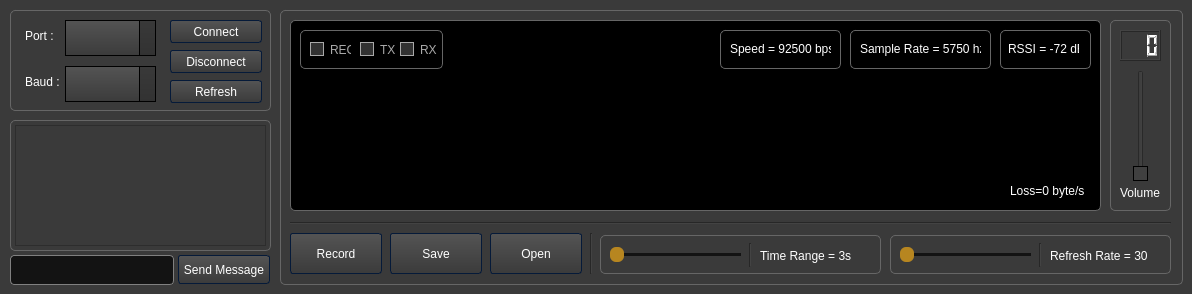
 <widget class="QMainWindow" name="MainWindow">
  <property name="geometry">
   <rect>
    <x>0</x>
    <y>0</y>
    <width>1192</width>
    <height>294</height>
   </rect>
  </property>
  <property name="windowTitle">
   <string>MainWindow</string>
  </property>
  <property name="styleSheet">
   <string notr="true">/*Copyright (c) DevSec Studio. All rights reserved.

MIT License

Permission is hereby granted, free of charge, to any person obtaining a copy
of this software and associated documentation files (the &quot;Software&quot;), to deal
in the Software without restriction, including without limitation the rights
to use, copy, modify, merge, publish, distribute, sublicense, and/or sell
copies of the Software, and to permit persons to whom the Software is
furnished to do so, subject to the following conditions:

The above copyright notice and this permission notice shall be included in all
copies or substantial portions of the Software.

THE SOFTWARE IS PROVIDED *AS IS*, WITHOUT WARRANTY OF ANY KIND, EXPRESS OR
IMPLIED, INCLUDING BUT NOT LIMITED TO THE WARRANTIES OF MERCHANTABILITY,
FITNESS FOR A PARTICULAR PURPOSE AND NONINFRINGEMENT. IN NO EVENT SHALL THE
AUTHORS OR COPYRIGHT HOLDERS BE LIABLE FOR ANY CLAIM, DAMAGES OR OTHER
LIABILITY, WHETHER IN AN ACTION OF CONTRACT, TORT OR OTHERWISE, ARISING FROM,
OUT OF OR IN CONNECTION WITH THE SOFTWARE OR THE USE OR OTHER DEALINGS IN THE SOFTWARE.
*/

/*-----QWidget-----*/
QWidget
{
	background-color: #3a3a3a;
	color: #fff;
	selection-background-color: #b78620;
	selection-color: #000;

}


/*-----QLabel-----*/
QLabel
{
	background-color: transparent;
	color: #fff;

}


/*-----QMenuBar-----*/
QMenuBar 
{
	background-color: qlineargradient(spread:repeat, x1:1, y1:0, x2:1, y2:1, stop:0 rgba(57, 57, 57, 255),stop:1 rgba(50, 50, 50, 255));
	border: 1px solid #000;
	color: #fff;

}


QMenuBar::item 
{
	background-color: transparent;

}


QMenuBar::item:selected 
{
	background-color: rgba(183, 134, 32, 20%);
	border: 1px solid #b78620;
	color: #fff;

}


QMenuBar::item:pressed 
{
	background-color: rgb(183, 134, 32);
	border: 1px solid #b78620;
	color: #fff;

}


/*-----QMenu-----*/
QMenu
{
    background-color: qlineargradient(spread:repeat, x1:1, y1:0, x2:1, y2:1, stop:0 rgba(57, 57, 57, 255),stop:1 rgba(50, 50, 50, 255));
    border: 1px solid #222;
    padding: 4px;
	color: #fff;

}


QMenu::item
{
    background-color: transparent;
    padding: 2px 20px 2px 20px;

}


QMenu::separator
{
   	background-color: rgb(183, 134, 32);
	height: 1px;

}


QMenu::item:disabled
{
    color: #555;
    background-color: transparent;
    padding: 2px 20px 2px 20px;

}


QMenu::item:selected
{
	background-color: rgba(183, 134, 32, 20%);
	border: 1px solid #b78620;
	color: #fff;

}


/*-----QToolBar-----*/
QToolBar
{
	background-color: qlineargradient(spread:repeat, x1:1, y1:0, x2:1, y2:1, stop:0 rgba(69, 69, 69, 255),stop:1 rgba(58, 58, 58, 255));
	border-top: none;
	border-bottom: 1px solid #4f4f4f;
	border-left: 1px solid #4f4f4f;
	border-right: 1px solid #4f4f4f;

}


QToolBar::separator
{
	background-color: #2e2e2e;
	width: 1px;

}


/*-----QToolButton-----*/
QToolButton 
{
	background-color: transparent;
	color: #fff;
	padding: 5px;
	padding-left: 8px;
	padding-right: 8px;
	margin-left: 1px;
}


QToolButton:hover
{
	background-color: rgba(183, 134, 32, 20%);
	border: 1px solid #b78620;
	color: #fff;
	
}


QToolButton:pressed
{
	background-color: qlineargradient(spread:repeat, x1:1, y1:0, x2:1, y2:1, stop:0 rgba(57, 57, 57, 255),stop:1 rgba(50, 50, 50, 255));
	border: 1px solid #b78620;

}


QToolButton:checked
{
	background-color: qlineargradient(spread:repeat, x1:1, y1:0, x2:1, y2:1, stop:0 rgba(57, 57, 57, 255),stop:1 rgba(50, 50, 50, 255));
	border: 1px solid #222;
}


/*-----QPushButton-----*/
QPushButton
{
	background-color: qlineargradient(spread:repeat, x1:1, y1:0, x2:1, y2:1, stop:0 rgba(84, 84, 84, 255),stop:1 rgba(59, 59, 59, 255));
	color: #ffffff;
	min-width: 80px;
	border-style: solid;
	border-width: 1px;
	border-radius: 3px;
	border-color: #051a39;
	padding: 5px;

}


QPushButton::flat
{
	background-color: transparent;
	border: none;
	color: #fff;

}


QPushButton::disabled
{
	background-color: #404040;
	color: #656565;
	border-color: #051a39;

}


QPushButton::hover
{
	background-color: rgba(183, 134, 32, 20%);
	border: 1px solid #b78620;

}


QPushButton::pressed
{
	background-color: qlineargradient(spread:repeat, x1:1, y1:0, x2:1, y2:1, stop:0 rgba(74, 74, 74, 255),stop:1 rgba(49, 49, 49, 255));
	border: 1px solid #b78620;

}


QPushButton::checked
{
	background-color: qlineargradient(spread:repeat, x1:1, y1:0, x2:1, y2:1, stop:0 rgba(74, 74, 74, 255),stop:1 rgba(49, 49, 49, 255));
	border: 1px solid #222;

}


/*-----QLineEdit-----*/
QLineEdit
{
	background-color: #131313;
	color : #eee;
	border: 1px solid #343434;
	border-radius: 2px;
	padding: 3px;
	padding-left: 5px;

}


/*-----QPlainTExtEdit-----*/
QPlainTextEdit
{
	background-color: #131313;
	color : #eee;
	border: 1px solid #343434;
	border-radius: 2px;
	padding: 3px;
	padding-left: 5px;

}


/*-----QTabBar-----*/
QTabBar::tab
{
	background-color: qlineargradient(spread:repeat, x1:1, y1:0, x2:1, y2:1, stop:0 rgba(84, 84, 84, 255),stop:1 rgba(59, 59, 59, 255));
	color: #ffffff;
	border-style: solid;
	border-width: 1px;
	border-color: #666;
	border-bottom: none;
	padding: 5px;
	padding-left: 15px;
	padding-right: 15px;

}


QTabWidget::pane 
{
	background-color: red;
	border: 1px solid #666;
	top: 1px;

}


QTabBar::tab:last
{
	margin-right: 0; 

}


QTabBar::tab:first:!selected
{
	background-color: #0c0c0d;
	margin-left: 0px;

}


QTabBar::tab:!selected
{
	color: #b1b1b1;
	border-bottom-style: solid;
	background-color: #0c0c0d;

}


QTabBar::tab:selected
{
	margin-bottom: 0px;

}


QTabBar::tab:!selected:hover
{
	border-top-color: #b78620;

}


/*-----QComboBox-----*/
QComboBox
{
    background-color: qlineargradient(spread:repeat, x1:1, y1:0, x2:1, y2:1, stop:0 rgba(84, 84, 84, 255),stop:1 rgba(59, 59, 59, 255));
    border: 1px solid #000;
    padding-left: 6px;
    color: #ffffff;
    height: 20px;

}


QComboBox::disabled
{
	background-color: #404040;
	color: #656565;
	border-color: #051a39;

}


QComboBox:on
{
    background-color: #b78620;
	color: #000;

}


QComboBox QAbstractItemView
{
    background-color: #383838;
    color: #ffffff;
    border: 1px solid black;
    selection-background-color: #b78620;
    outline: 0;

}


QComboBox::drop-down
{
	background-color: qlineargradient(spread:repeat, x1:1, y1:0, x2:1, y2:1, stop:0 rgba(57, 57, 57, 255),stop:1 rgba(50, 50, 50, 255));
    subcontrol-origin: padding;
    subcontrol-position: top right;
    width: 15px;
    border-left-width: 1px;
    border-left-color: black;
    border-left-style: solid; 

}


QComboBox::down-arrow
{
    image: url(://arrow-down.png);
    width: 8px;
    height: 8px;
}


/*-----QSpinBox &amp; QDateTimeEdit-----*/
QSpinBox,
QDateTimeEdit 
{
    background-color: #131313;
	color : #eee;
	border: 1px solid #343434;
	padding: 3px;
	padding-left: 5px;
    border-radius : 2px;

}


QSpinBox::up-button, 
QDateTimeEdit::up-button
{
	border-top-right-radius:2px;
	background-color: #777777;
    width: 16px; 
    border-width: 1px;

}


QSpinBox::up-button:hover, 
QDateTimeEdit::up-button:hover
{
	background-color: #585858;

}


QSpinBox::up-button:pressed, 
QDateTimeEdit::up-button:pressed
{
	background-color: #252525;
    width: 16px; 
    border-width: 1px;

}


QSpinBox::up-arrow,
QDateTimeEdit::up-arrow
{
    image: url(://arrow-up.png);
    width: 7px;
    height: 7px;

}


QSpinBox::down-button, 
QDateTimeEdit::down-button
{
	border-bottom-right-radius:2px;
	background-color: #777777;
    width: 16px; 
    border-width: 1px;

}


QSpinBox::down-button:hover, 
QDateTimeEdit::down-button:hover
{
	background-color: #585858;

}


QSpinBox::down-button:pressed, 
QDateTimeEdit::down-button:pressed
{
	background-color: #252525;
    width: 16px; 
    border-width: 1px;

}


QSpinBox::down-arrow,
QDateTimeEdit::down-arrow
{
    image: url(://arrow-down.png);
    width: 7px;
    height: 7px;

}


/*-----QGroupBox-----*/
QGroupBox 
{
    border: 1px solid;
    border-color: #666666;
	border-radius: 5px;
    margin-top: 20px;

}


QGroupBox::title  
{
    background-color: transparent;
    color: #eee;
    subcontrol-origin: margin;
    padding: 5px;
	border-top-left-radius: 3px;
	border-top-right-radius: 3px;

}


/*-----QHeaderView-----*/
QHeaderView::section
{
    background-color: qlineargradient(spread:repeat, x1:1, y1:0, x2:1, y2:1, stop:0 rgba(60, 60, 60, 255),stop:1 rgba(50, 50, 50, 255));
	border: 1px solid #000;
    color: #fff;
    text-align: left;
	padding: 4px;
	
}


QHeaderView::section:disabled
{
    background-color: #525251;
    color: #656565;

}


QHeaderView::section:checked
{
    background-color: qlineargradient(spread:repeat, x1:1, y1:0, x2:1, y2:1, stop:0 rgba(60, 60, 60, 255),stop:1 rgba(50, 50, 50, 255));
    color: #fff;

}


QHeaderView::section::vertical::first,
QHeaderView::section::vertical::only-one
{
    border-top: 1px solid #353635;

}


QHeaderView::section::vertical
{
    border-top: 1px solid #353635;

}


QHeaderView::section::horizontal::first,
QHeaderView::section::horizontal::only-one
{
    border-left: 1px solid #353635;

}


QHeaderView::section::horizontal
{
    border-left: 1px solid #353635;

}


QTableCornerButton::section
{
    background-color: qlineargradient(spread:repeat, x1:1, y1:0, x2:1, y2:1, stop:0 rgba(60, 60, 60, 255),stop:1 rgba(50, 50, 50, 255));
	border: 1px solid #000;
    color: #fff;

}


/*-----QTreeWidget-----*/
QTreeView
{
	show-decoration-selected: 1;
	alternate-background-color: #3a3a3a;
	selection-color: #fff;
	background-color: #2d2d2d;
	border: 1px solid gray;
	padding-top : 5px;
	color: #fff;
	font: 8pt;

}


QTreeView::item:selected
{
	color:#fff;
	background-color: #b78620;
	border-radius: 0px;

}


QTreeView::item:!selected:hover
{
    background-color: #262626;
    border: none;
    color: white;

}


QTreeView::branch:has-children:!has-siblings:closed,
QTreeView::branch:closed:has-children:has-siblings 
{
	image: url(://tree-closed.png);

}


QTreeView::branch:open:has-children:!has-siblings,
QTreeView::branch:open:has-children:has-siblings  
{
	image: url(://tree-open.png);

}


/*-----QListView-----*/
QListView 
{
	background-color: qlineargradient(spread:repeat, x1:1, y1:0, x2:1, y2:1, stop:0 rgba(83, 83, 83, 255),stop:0.293269 rgba(81, 81, 81, 255),stop:0.634615 rgba(79, 79, 79, 255),stop:1 rgba(83, 83, 83, 255));
    border : none;
    color: white;
    show-decoration-selected: 1; 
    outline: 0;
	border: 1px solid gray;

}


QListView::disabled 
{
	background-color: #656565;
	color: #1b1b1b;
    border: 1px solid #656565;

}


QListView::item 
{
	background-color: #2d2d2d;
    padding: 1px;

}


QListView::item:alternate 
{
    background-color: #3a3a3a;

}


QListView::item:selected 
{
	background-color: #b78620;
	border: 1px solid #b78620;
	color: #fff;

}


QListView::item:selected:!active 
{
	background-color: #b78620;
	border: 1px solid #b78620;
	color: #fff;

}


QListView::item:selected:active 
{
	background-color: #b78620;
	border: 1px solid #b78620;
	color: #fff;

}


QListView::item:hover {
    background-color: #262626;
    border: none;
    color: white;

}


/*-----QCheckBox-----*/
/*-----QCheckBox-----*/
QCheckBox {
  background-color: transparent;
  color: darkgray;
  border: none;
}

QCheckBox::indicator {
  background-color: #323232;
  border: 1px solid darkgray;
  width: 12px;
  height: 12px;
}

QCheckBox::indicator:checked {
  image: url(&quot;./ressources/check.png&quot;);
  background-color: #5bb450;
  border: 1px solid #3a546e;
}

QCheckBox::indicator:unchecked:hover {
  border: 1px solid lightgray;
}

QCheckBox::disabled {
  color: lightgray;
}

QCheckBox::indicator:disabled {
  background-color: #5bb450;
  color: #5bb450;
  border: 1px solid #656565;
}

QCheckBox::indicator:disabled[color=&quot;idle&quot;] {
  background-color: #5bb450;
  color: #5bb450;
  border: 1px solid #656565;
}

QCheckBox::indicator:disabled[color=&quot;init&quot;] {
  background-color: #5b9efe;
  color: #5b9efe;
  border: 1px solid #656565;
}

QCheckBox::indicator:disabled[color=&quot;txrx&quot;] {
  background-color: #ed2939;
  color: #ed2939;
  border: 1px solid #656565;
}


/*-----QRadioButton-----*/
QRadioButton 
{
	color: lightgray;
	background-color: transparent;

}


QRadioButton::indicator::unchecked:hover 
{
	background-color: lightgray;
	border: 2px solid #b78620;
	border-radius: 6px;
}


QRadioButton::indicator::checked 
{
	border: 2px solid #b78620;
	border-radius: 6px;
	background-color: rgba(183,134,32,20%);  
	width: 9px; 
	height: 9px; 

}


/*-----QSlider-----*/
QSlider::groove:horizontal 
{
	background-color: transparent;
	height: 3px;

}


QSlider::sub-page:horizontal 
{
	background-color: #b78620;

}


QSlider::add-page:horizontal 
{
	background-color: #131313;

}


QSlider::handle:horizontal 
{
	background-color: #b78620;
	width: 14px;
	margin-top: -6px;
	margin-bottom: -6px;
	border-radius: 6px;

}


QSlider::handle:horizontal:hover 
{
	background-color: #d89e25;
	border-radius: 6px;

}


QSlider::sub-page:horizontal:disabled 
{
	background-color: #bbb;
	border-color: #999;

}


QSlider::add-page:horizontal:disabled 
{
	background-color: #eee;
	border-color: #999;

}


QSlider::handle:horizontal:disabled 
{
	background-color: #eee;
	border: 1px solid #aaa;
	border-radius: 3px;

}


/*-----QScrollBar-----*/
QScrollBar:horizontal
{
    border: 1px solid #222222;
    background-color: #3d3d3d;
    height: 15px;
    margin: 0px 16px 0 16px;

}


QScrollBar::handle:horizontal
{
	background-color: qlineargradient(spread:repeat, x1:1, y1:0, x2:1, y2:1, stop:0 rgba(97, 97, 97, 255),stop:1 rgba(90, 90, 90, 255));
	border: 1px solid #2d2d2d;
    min-height: 20px;

}


QScrollBar::add-line:horizontal
{
	background-color: qlineargradient(spread:repeat, x1:1, y1:0, x2:1, y2:1, stop:0 rgba(97, 97, 97, 255),stop:1 rgba(90, 90, 90, 255));
	border: 1px solid #2d2d2d;
    width: 15px;
    subcontrol-position: right;
    subcontrol-origin: margin;

}


QScrollBar::sub-line:horizontal
{
	background-color: qlineargradient(spread:repeat, x1:1, y1:0, x2:1, y2:1, stop:0 rgba(97, 97, 97, 255),stop:1 rgba(90, 90, 90, 255));
	border: 1px solid #2d2d2d;
    width: 15px;
    subcontrol-position: left;
    subcontrol-origin: margin;

}


QScrollBar::right-arrow:horizontal
{
    image: url(://arrow-right.png);
    width: 6px;
    height: 6px;

}


QScrollBar::left-arrow:horizontal
{
    image: url(://arrow-left.png);
    width: 6px;
    height: 6px;

}


QScrollBar::add-page:horizontal, QScrollBar::sub-page:horizontal
{
    background: none;

}


QScrollBar:vertical
{
    background-color: #3d3d3d;
    width: 16px;
	border: 1px solid #2d2d2d;
    margin: 16px 0px 16px 0px;

}


QScrollBar::handle:vertical
{
    background-color: qlineargradient(spread:repeat, x1:1, y1:0, x2:1, y2:1, stop:0 rgba(97, 97, 97, 255),stop:1 rgba(90, 90, 90, 255));
	border: 1px solid #2d2d2d;
    min-height: 20px;

}


QScrollBar::add-line:vertical
{
	background-color: qlineargradient(spread:repeat, x1:1, y1:0, x2:1, y2:1, stop:0 rgba(97, 97, 97, 255),stop:1 rgba(90, 90, 90, 255));
	border: 1px solid #2d2d2d;
    height: 15px;
    subcontrol-position: bottom;
    subcontrol-origin: margin;

}


QScrollBar::sub-line:vertical
{
	background-color: qlineargradient(spread:repeat, x1:1, y1:0, x2:1, y2:1, stop:0 rgba(97, 97, 97, 255),stop:1 rgba(90, 90, 90, 255));
	border: 1px solid #2d2d2d;
    height: 15px;
    subcontrol-position: top;
    subcontrol-origin: margin;

}


QScrollBar::up-arrow:vertical
{
    image: url(://arrow-up.png);
    width: 6px;
    height: 6px;

}


QScrollBar::down-arrow:vertical
{
    image: url(://arrow-down.png);
    width: 6px;
    height: 6px;

}


QScrollBar::add-page:vertical, QScrollBar::sub-page:vertical
{
    background: none;

}


/*-----QProgressBar-----*/
QProgressBar
{
    border: 1px solid #666666;
    text-align: center;
	color: #000;
	font-weight: bold;

}


QProgressBar::chunk
{
    background-color: #b78620;
    width: 30px;
    margin: 0.5px;

}

</string>
  </property>
  <widget class="QWidget" name="centralwidget">
   <widget class="QGroupBox" name="device_control">
    <property name="geometry">
     <rect>
      <x>10</x>
      <y>-10</y>
      <width>261</width>
      <height>121</height>
     </rect>
    </property>
    <property name="title">
     <string/>
    </property>
    <widget class="QLabel" name="part_title_arayuz">
     <property name="geometry">
      <rect>
       <x>15</x>
       <y>30</y>
       <width>49</width>
       <height>31</height>
      </rect>
     </property>
     <property name="text">
      <string>Port :</string>
     </property>
    </widget>
    <widget class="QLabel" name="baud_rate">
     <property name="geometry">
      <rect>
       <x>15</x>
       <y>76</y>
       <width>49</width>
       <height>31</height>
      </rect>
     </property>
     <property name="text">
      <string>Baud :</string>
     </property>
    </widget>
    <widget class="QComboBox" name="port_selection">
     <property name="geometry">
      <rect>
       <x>55</x>
       <y>30</y>
       <width>91</width>
       <height>36</height>
      </rect>
     </property>
    </widget>
    <widget class="QComboBox" name="baudrate_selection">
     <property name="geometry">
      <rect>
       <x>55</x>
       <y>76</y>
       <width>91</width>
       <height>36</height>
      </rect>
     </property>
    </widget>
    <widget class="QPushButton" name="connect_b">
     <property name="geometry">
      <rect>
       <x>160</x>
       <y>30</y>
       <width>92</width>
       <height>23</height>
      </rect>
     </property>
     <property name="text">
      <string>Connect</string>
     </property>
    </widget>
    <widget class="QPushButton" name="disconnect_b">
     <property name="geometry">
      <rect>
       <x>160</x>
       <y>60</y>
       <width>92</width>
       <height>23</height>
      </rect>
     </property>
     <property name="text">
      <string>Disconnect</string>
     </property>
    </widget>
    <widget class="QPushButton" name="refresh_b">
     <property name="geometry">
      <rect>
       <x>160</x>
       <y>90</y>
       <width>92</width>
       <height>23</height>
      </rect>
     </property>
     <property name="text">
      <string>Refresh</string>
     </property>
    </widget>
   </widget>
   <widget class="QGroupBox" name="audio_control">
    <property name="geometry">
     <rect>
      <x>280</x>
      <y>-10</y>
      <width>903</width>
      <height>295</height>
     </rect>
    </property>
    <property name="title">
     <string/>
    </property>
    <widget class="QGroupBox" name="device_control_3">
     <property name="geometry">
      <rect>
       <x>10</x>
       <y>10</y>
       <width>811</width>
       <height>211</height>
      </rect>
     </property>
     <property name="styleSheet">
      <string notr="true">background-color: black</string>
     </property>
     <property name="title">
      <string/>
     </property>
     <widget class="PlotWidget" name="audio_graph">
      <property name="geometry">
       <rect>
        <x>2</x>
        <y>84</y>
        <width>807</width>
        <height>121</height>
       </rect>
      </property>
     </widget>
     <widget class="QGroupBox" name="device_control_9">
      <property name="geometry">
       <rect>
        <x>10</x>
        <y>10</y>
        <width>143</width>
        <height>59</height>
       </rect>
      </property>
      <property name="styleSheet">
       <string notr="true">background-color: black</string>
      </property>
      <property name="title">
       <string/>
      </property>
      <widget class="QCheckBox" name="TX_c">
       <property name="geometry">
        <rect>
         <x>60</x>
         <y>31</y>
         <width>70</width>
         <height>17</height>
        </rect>
       </property>
       <property name="text">
        <string>TX</string>
       </property>
      </widget>
      <widget class="QCheckBox" name="RX_c">
       <property name="enabled">
        <bool>true</bool>
       </property>
       <property name="geometry">
        <rect>
         <x>100</x>
         <y>31</y>
         <width>41</width>
         <height>17</height>
        </rect>
       </property>
       <property name="text">
        <string>RX</string>
       </property>
       <property name="checkable">
        <bool>true</bool>
       </property>
       <property name="checked">
        <bool>false</bool>
       </property>
      </widget>
      <widget class="QCheckBox" name="Rec_c">
       <property name="geometry">
        <rect>
         <x>10</x>
         <y>31</y>
         <width>41</width>
         <height>17</height>
        </rect>
       </property>
       <property name="text">
        <string>REC</string>
       </property>
      </widget>
     </widget>
     <widget class="QGroupBox" name="device_control_6">
      <property name="geometry">
       <rect>
        <x>430</x>
        <y>10</y>
        <width>121</width>
        <height>59</height>
       </rect>
      </property>
      <property name="title">
       <string/>
      </property>
      <widget class="QLabel" name="speed_text">
       <property name="geometry">
        <rect>
         <x>10</x>
         <y>28</y>
         <width>101</width>
         <height>21</height>
        </rect>
       </property>
       <property name="text">
        <string>Speed = 92500 bps</string>
       </property>
      </widget>
     </widget>
     <widget class="QGroupBox" name="device_control_8">
      <property name="geometry">
       <rect>
        <x>560</x>
        <y>10</y>
        <width>141</width>
        <height>59</height>
       </rect>
      </property>
      <property name="title">
       <string/>
      </property>
      <widget class="QLabel" name="samplerate_text">
       <property name="geometry">
        <rect>
         <x>10</x>
         <y>28</y>
         <width>121</width>
         <height>21</height>
        </rect>
       </property>
       <property name="text">
        <string>Sample Rate = 5750 hz</string>
       </property>
      </widget>
     </widget>
     <widget class="QGroupBox" name="device_control_5">
      <property name="geometry">
       <rect>
        <x>710</x>
        <y>10</y>
        <width>91</width>
        <height>59</height>
       </rect>
      </property>
      <property name="title">
       <string/>
      </property>
      <widget class="QLabel" name="rssi_text">
       <property name="geometry">
        <rect>
         <x>8</x>
         <y>28</y>
         <width>71</width>
         <height>21</height>
        </rect>
       </property>
       <property name="text">
        <string>RSSI = -72 dB</string>
       </property>
      </widget>
     </widget>
     <widget class="QLabel" name="loss_text">
      <property name="geometry">
       <rect>
        <x>720</x>
        <y>180</y>
        <width>81</width>
        <height>21</height>
       </rect>
      </property>
      <property name="text">
       <string>Loss=0 byte/s</string>
      </property>
     </widget>
    </widget>
    <widget class="QPushButton" name="save_b">
     <property name="geometry">
      <rect>
       <x>110</x>
       <y>243</y>
       <width>92</width>
       <height>41</height>
      </rect>
     </property>
     <property name="styleSheet">
      <string notr="true">/*-----QPushButton-----*/
QPushButton
{
	background-color: qlineargradient(spread:repeat, x1:1, y1:0, x2:1, y2:1, stop:0 rgba(84, 84, 84, 255),stop:1 rgba(59, 59, 59, 255));
	color: #ffffff;
	min-width: 80px;
	border-style: solid;
	border-width: 1px;
	border-radius: 3px;
	border-color: #051a39;
	padding: 5px;

}


QPushButton::flat
{
	background-color: transparent;
	border: none;
	color: #fff;

}


QPushButton::disabled
{
	background-color: #404040;
	color: #656565;
	border-color: #051a39;

}


QPushButton::hover
{
	background-color: rgba(183, 134, 32, 20%);
	border: 1px solid #b78620;

}


QPushButton::pressed
{
	background-color: qlineargradient(spread:repeat, x1:1, y1:0, x2:1, y2:1, stop:0 rgba(74, 74, 74, 255),stop:1 rgba(49, 49, 49, 255));
	border: 1px solid #b78620;

}


QPushButton::checked
{
	background-color: qlineargradient(spread:repeat, x1:1, y1:0, x2:1, y2:1, stop:0 rgba(74, 74, 74, 255),stop:1 rgba(49, 49, 49, 255));
	border: 1px solid #222;

}
</string>
     </property>
     <property name="text">
      <string>Save</string>
     </property>
    </widget>
    <widget class="QPushButton" name="record_b">
     <property name="geometry">
      <rect>
       <x>10</x>
       <y>243</y>
       <width>92</width>
       <height>41</height>
      </rect>
     </property>
     <property name="styleSheet">
      <string notr="true">/*-----QPushButton-----*/
QPushButton
{
	background-color: qlineargradient(spread:repeat, x1:1, y1:0, x2:1, y2:1, stop:0 rgba(84, 84, 84, 255),stop:1 rgba(59, 59, 59, 255));
	color: #ffffff;
	min-width: 80px;
	border-style: solid;
	border-width: 1px;
	border-radius: 3px;
	border-color: #051a39;
	padding: 5px;

}


QPushButton::flat
{
	background-color: transparent;
	border: none;
	color: #fff;

}


QPushButton::disabled
{
	background-color: #404040;
	color: #656565;
	border-color: #051a39;

}


QPushButton::hover
{
	background-color: rgba(183, 134, 32, 20%);
	border: 1px solid #b78620;

}


QPushButton::pressed
{
	background-color: qlineargradient(spread:repeat, x1:1, y1:0, x2:1, y2:1, stop:0 rgba(74, 74, 74, 255),stop:1 rgba(49, 49, 49, 255));
	border: 1px solid #b78620;

}


QPushButton::checked
{
	background-color: qlineargradient(spread:repeat, x1:1, y1:0, x2:1, y2:1, stop:0 rgba(74, 74, 74, 255),stop:1 rgba(49, 49, 49, 255));
	border: 1px solid #222;

}
</string>
     </property>
     <property name="text">
      <string>Record</string>
     </property>
    </widget>
    <widget class="QGroupBox" name="volume_area">
     <property name="geometry">
      <rect>
       <x>830</x>
       <y>10</y>
       <width>61</width>
       <height>211</height>
      </rect>
     </property>
     <property name="title">
      <string/>
     </property>
     <widget class="QSlider" name="volume_slider">
      <property name="geometry">
       <rect>
        <x>20</x>
        <y>70</y>
        <width>22</width>
        <height>111</height>
       </rect>
      </property>
      <property name="styleSheet">
       <string notr="true">QSlider::handle:vertical 
{
	background-color: #404040;
	border: 1px solid #000;
	height: 12px;
	margin-left: -6px;
	margin-right: -6px;

}</string>
      </property>
      <property name="maximum">
       <number>100</number>
      </property>
      <property name="value">
       <number>0</number>
      </property>
      <property name="orientation">
       <enum>Qt::Vertical</enum>
      </property>
     </widget>
     <widget class="QLCDNumber" name="volume_slider_lcd">
      <property name="geometry">
       <rect>
        <x>10</x>
        <y>30</y>
        <width>41</width>
        <height>31</height>
       </rect>
      </property>
      <property name="digitCount">
       <number>3</number>
      </property>
      <property name="intValue" stdset="0">
       <number>0</number>
      </property>
     </widget>
     <widget class="QLabel" name="volume_slider_text">
      <property name="geometry">
       <rect>
        <x>10</x>
        <y>185</y>
        <width>41</width>
        <height>16</height>
       </rect>
      </property>
      <property name="text">
       <string>Volume</string>
      </property>
     </widget>
    </widget>
    <widget class="Line" name="line">
     <property name="geometry">
      <rect>
       <x>10</x>
       <y>225</y>
       <width>881</width>
       <height>16</height>
      </rect>
     </property>
     <property name="orientation">
      <enum>Qt::Horizontal</enum>
     </property>
    </widget>
    <widget class="QPushButton" name="open_b">
     <property name="geometry">
      <rect>
       <x>210</x>
       <y>243</y>
       <width>92</width>
       <height>41</height>
      </rect>
     </property>
     <property name="styleSheet">
      <string notr="true">/*-----QPushButton-----*/
QPushButton
{
	background-color: qlineargradient(spread:repeat, x1:1, y1:0, x2:1, y2:1, stop:0 rgba(84, 84, 84, 255),stop:1 rgba(59, 59, 59, 255));
	color: #ffffff;
	min-width: 80px;
	border-style: solid;
	border-width: 1px;
	border-radius: 3px;
	border-color: #051a39;
	padding: 5px;

}


QPushButton::flat
{
	background-color: transparent;
	border: none;
	color: #fff;

}


QPushButton::disabled
{
	background-color: #404040;
	color: #656565;
	border-color: #051a39;

}


QPushButton::hover
{
	background-color: rgba(183, 134, 32, 20%);
	border: 1px solid #b78620;

}


QPushButton::pressed
{
	background-color: qlineargradient(spread:repeat, x1:1, y1:0, x2:1, y2:1, stop:0 rgba(74, 74, 74, 255),stop:1 rgba(49, 49, 49, 255));
	border: 1px solid #b78620;

}


QPushButton::checked
{
	background-color: qlineargradient(spread:repeat, x1:1, y1:0, x2:1, y2:1, stop:0 rgba(74, 74, 74, 255),stop:1 rgba(49, 49, 49, 255));
	border: 1px solid #222;

}
</string>
     </property>
     <property name="text">
      <string>Open</string>
     </property>
    </widget>
    <widget class="QGroupBox" name="refresh_rate_area">
     <property name="geometry">
      <rect>
       <x>610</x>
       <y>225</y>
       <width>281</width>
       <height>59</height>
      </rect>
     </property>
     <property name="title">
      <string/>
     </property>
     <widget class="QLabel" name="regtesh_reate_text">
      <property name="geometry">
       <rect>
        <x>160</x>
        <y>30</y>
        <width>121</width>
        <height>21</height>
       </rect>
      </property>
      <property name="text">
       <string>Refresh Rate = 30</string>
      </property>
     </widget>
     <widget class="Line" name="regtesh_reate_divider">
      <property name="geometry">
       <rect>
        <x>140</x>
        <y>28</y>
        <width>20</width>
        <height>24</height>
       </rect>
      </property>
      <property name="orientation">
       <enum>Qt::Vertical</enum>
      </property>
     </widget>
     <widget class="QSlider" name="regtesh_reate_sider">
      <property name="geometry">
       <rect>
        <x>10</x>
        <y>28</y>
        <width>131</width>
        <height>22</height>
       </rect>
      </property>
      <property name="orientation">
       <enum>Qt::Horizontal</enum>
      </property>
     </widget>
    </widget>
    <widget class="QGroupBox" name="time_range_area">
     <property name="geometry">
      <rect>
       <x>320</x>
       <y>225</y>
       <width>281</width>
       <height>59</height>
      </rect>
     </property>
     <property name="title">
      <string/>
     </property>
     <widget class="QLabel" name="time_range_text">
      <property name="geometry">
       <rect>
        <x>160</x>
        <y>30</y>
        <width>121</width>
        <height>21</height>
       </rect>
      </property>
      <property name="text">
       <string>Time Range = 3s</string>
      </property>
     </widget>
     <widget class="QSlider" name="time_range_slider">
      <property name="geometry">
       <rect>
        <x>10</x>
        <y>28</y>
        <width>131</width>
        <height>22</height>
       </rect>
      </property>
      <property name="orientation">
       <enum>Qt::Horizontal</enum>
      </property>
     </widget>
     <widget class="Line" name="time_range_divier">
      <property name="geometry">
       <rect>
        <x>140</x>
        <y>28</y>
        <width>20</width>
        <height>24</height>
       </rect>
      </property>
      <property name="orientation">
       <enum>Qt::Vertical</enum>
      </property>
     </widget>
     <zorder>time_range_divier</zorder>
     <zorder>time_range_text</zorder>
     <zorder>time_range_slider</zorder>
    </widget>
    <widget class="Line" name="time_range_divier_2">
     <property name="geometry">
      <rect>
       <x>301</x>
       <y>243</y>
       <width>20</width>
       <height>41</height>
      </rect>
     </property>
     <property name="orientation">
      <enum>Qt::Vertical</enum>
     </property>
    </widget>
    <zorder>time_range_divier_2</zorder>
    <zorder>line</zorder>
    <zorder>device_control_3</zorder>
    <zorder>save_b</zorder>
    <zorder>record_b</zorder>
    <zorder>volume_area</zorder>
    <zorder>open_b</zorder>
    <zorder>refresh_rate_area</zorder>
    <zorder>time_range_area</zorder>
   </widget>
   <widget class="QGroupBox" name="device_control_2">
    <property name="geometry">
     <rect>
      <x>10</x>
      <y>100</y>
      <width>261</width>
      <height>151</height>
     </rect>
    </property>
    <property name="title">
     <string/>
    </property>
    <widget class="QTextEdit" name="console">
     <property name="geometry">
      <rect>
       <x>5</x>
       <y>25</y>
       <width>251</width>
       <height>121</height>
      </rect>
     </property>
    </widget>
   </widget>
   <widget class="QLineEdit" name="message_text">
    <property name="geometry">
     <rect>
      <x>10</x>
      <y>255</y>
      <width>164</width>
      <height>30</height>
     </rect>
    </property>
    <property name="styleSheet">
     <string notr="true"> border: 1px solid gray;
 border-radius: 4px;</string>
    </property>
   </widget>
   <widget class="QPushButton" name="sendmessage_b">
    <property name="geometry">
     <rect>
      <x>178</x>
      <y>255</y>
      <width>92</width>
      <height>29</height>
     </rect>
    </property>
    <property name="text">
     <string>Send Message</string>
    </property>
   </widget>
  </widget>
 </widget>
